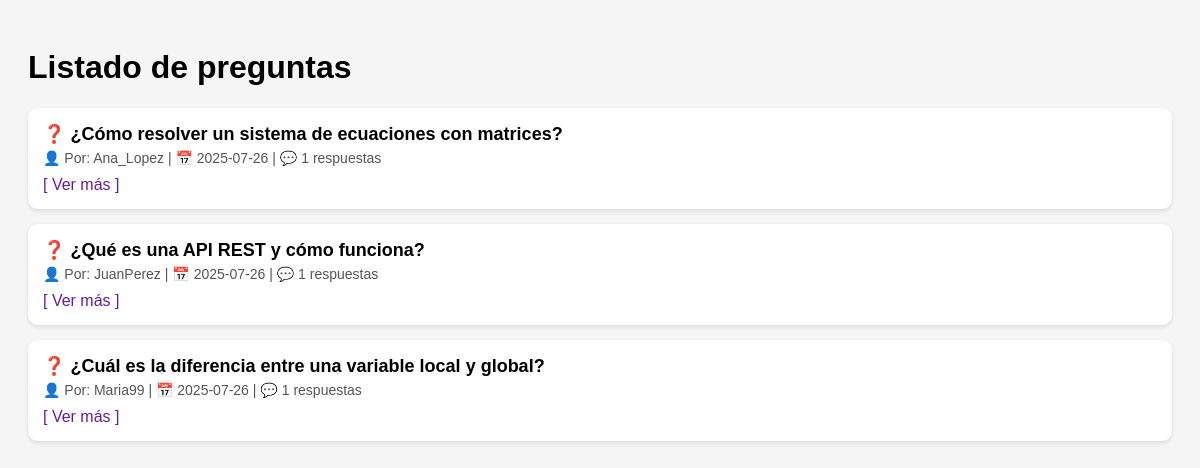
Screenshot of /preguntas with the database file from the repository.
### models.py (models this page shows)
class Pregunta(db.Model):
    __tablename__ = 'preguntas'
    id = db.Column(db.Integer, primary_key=True)
    titulo = db.Column(db.Text, nullable=False)
    contenido = db.Column(db.Text, nullable=False)
    fecha_creacion = db.Column(db.Date, default=datetime.utcnow, nullable=False)
    usuarios_id = db.Column(db.Integer, db.ForeignKey('usuario.id'), nullable=False)
    respuestas = db.relationship('Respuesta', backref='pregunta', lazy=True)

### routes.py (the view)
    @app.route('/preguntas')
    def mostrar_preguntas():
        conn = sqlite3.connect('instance/mi_base.db')
        cursor = conn.cursor()
        cursor.execute('''
            SELECT preguntas.id, preguntas.titulo, preguntas.fecha_creacion, usuario.nombre,
                   COUNT(respuestas.id) as total_respuestas
            FROM preguntas
            JOIN usuario ON preguntas.usuarios_id = usuario.id
            LEFT JOIN respuestas ON respuestas.pregunta_id = preguntas.id
            GROUP BY preguntas.id
            ORDER BY preguntas.fecha_creacion DESC
        ''')
        preguntas = cursor.fetchall()
        conn.close()
        preguntas_formateadas = [{
            'id': fila[0],
            'titulo': fila[1],
            'fecha': fila[2],
            'usuario': fila[3],
            'respuestas': fila[4]
        } for fila in preguntas]
        return render_template('mis_consultas.html', preguntas=preguntas_formateadas)

### templates/mis_consultas.html (shortened to what this page needs)
<!DOCTYPE html>
<html lang="es">
<head>
</head>
<body>
    <h1>Listado de preguntas</h1>
    {% for p in preguntas %}
    <div class="pregunta">
        <div class="titulo">❓ {{ p.titulo }}</div>
        <div class="detalle">
            👤 Por: {{ p.usuario }} |
            📅 {{ p.fecha }} |
            💬 {{ p.respuestas }} respuestas
        </div>
        <div class="acciones">
            <a href="#">[ Ver más ]</a>
        </div>
    </div>
    {% endfor %}
</body>
</html>

### templates/mis_consultas.html (style rules this page uses)
body { font-family: Arial, sans-serif; background-color: #f5f5f5; padding: 20px; }
.pregunta { background-color: white; margin: 15px 0; padding: 15px; border-radius: 10px; box-shadow: 0 2px 5px rgba(0,0,0,0.1); }
.titulo { font-size: 18px; font-weight: bold; }
.detalle { color: #555; font-size: 14px; margin-top: 5px; }
.acciones { margin-top: 10px; }
a { color: #6a1b9a; text-decoration: none; }

### rows the page displays
Pregunta: titulo "¿Cómo resolver un sistema de ecuaciones con matrices?", usuario "Ana_Lopez", fecha "2025-07-26", respuestas "1"
Pregunta: titulo "¿Qué es una API REST y cómo funciona?", usuario "JuanPerez", fecha "2025-07-26", respuestas "1"
Pregunta: titulo "¿Cuál es la diferencia entre una variable local y global?", usuario "Maria99", fecha "2025-07-26", respuestas "1"
